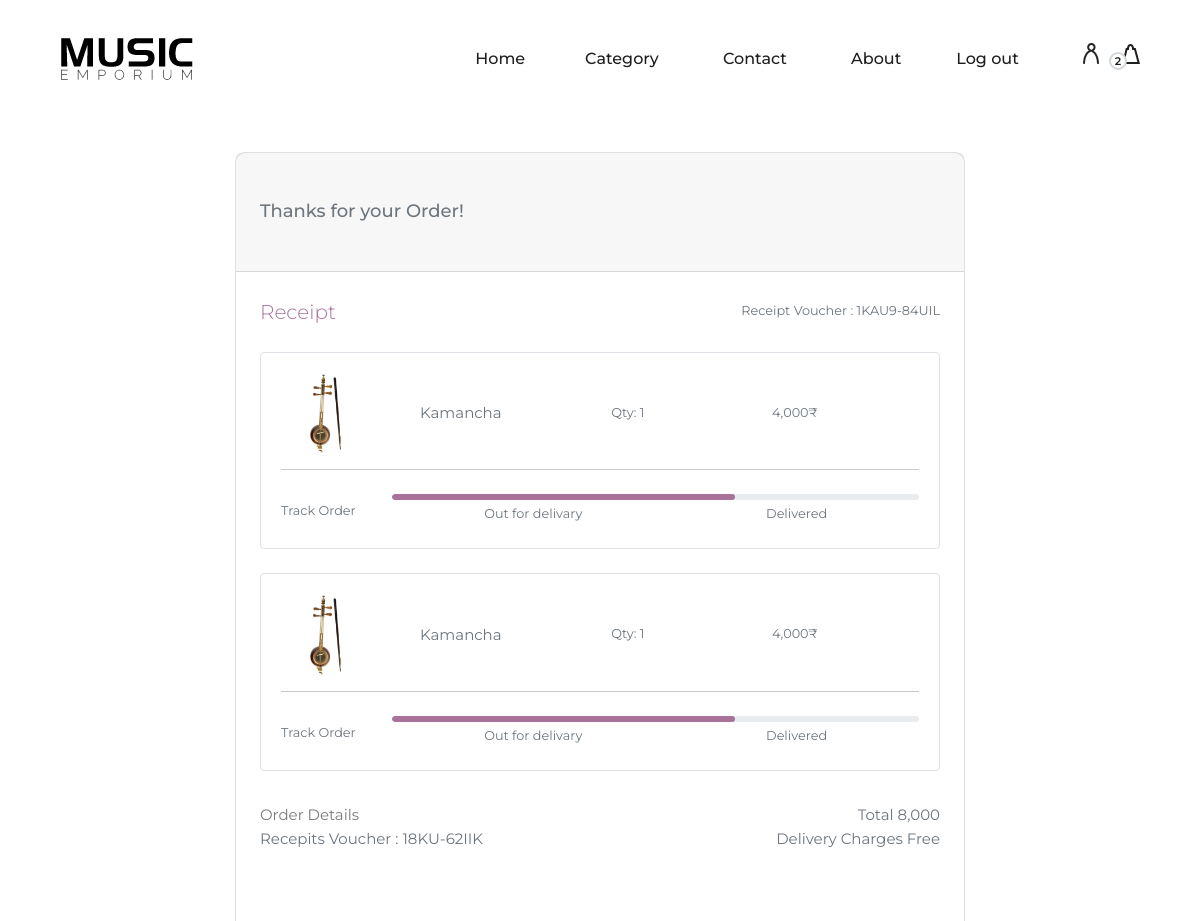
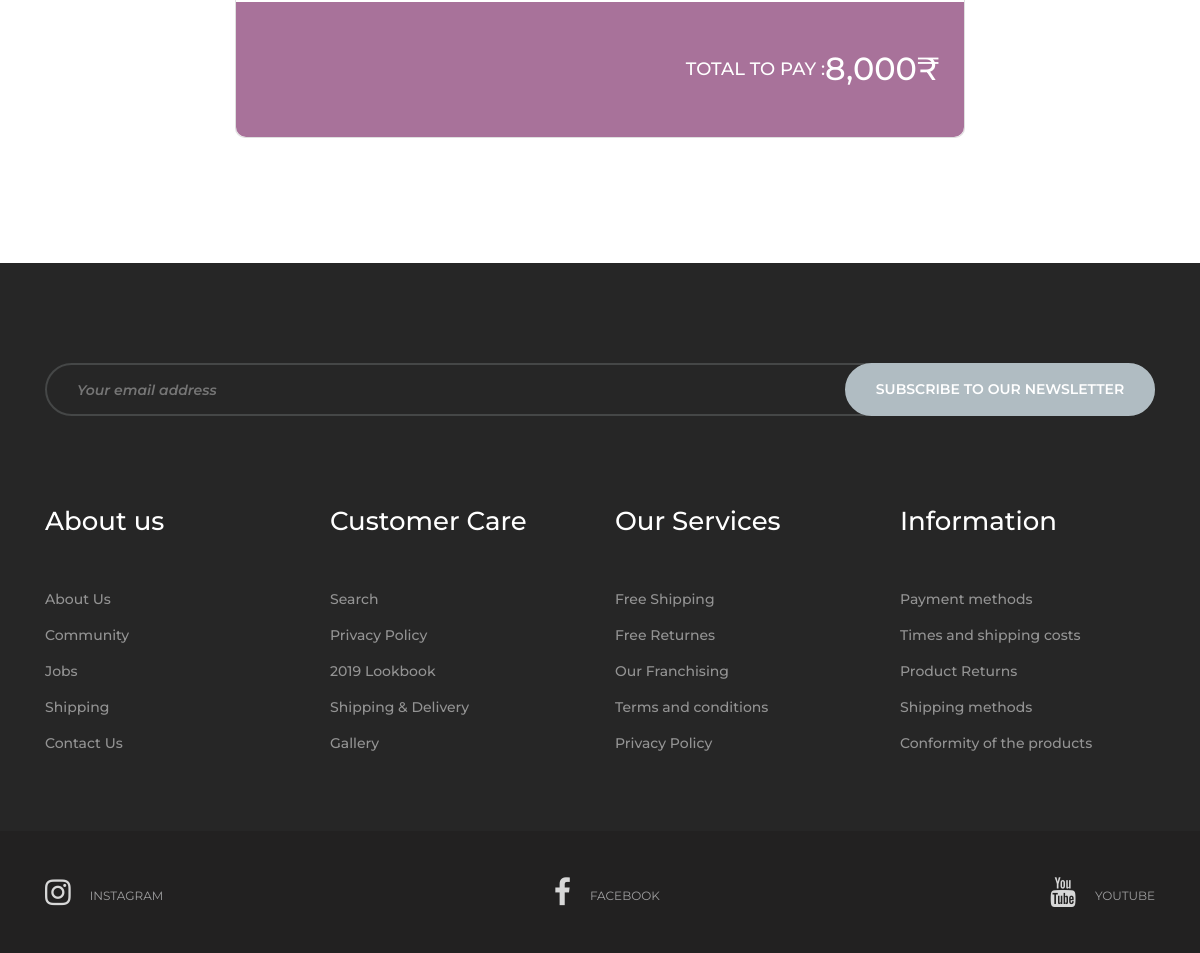
Page /order.php (signed in) on the committed database (2 pictures, top to bottom).
### tables this page shows
CREATE TABLE `orders` (
  `ID` int(20) NOT NULL,
  `cartid` int(11) NOT NULL,
  `userid` int(11) NOT NULL,
  `productid` int(11) NOT NULL,
  `quantity` int(11) NOT NULL,
  `date` timestamp NOT NULL DEFAULT current_timestamp() ON UPDATE current_timestamp(),
  `address` varchar(500) NOT NULL,
  `status` varchar(50) NOT NULL
);

CREATE TABLE `product` (
  `id` int(5) NOT NULL,
  `productname` varchar(200) NOT NULL,
  `productimage` varchar(200) NOT NULL,
  `productprice` int(5) NOT NULL,
  `productdesc` varchar(500) NOT NULL,
  `categoryid` int(11) NOT NULL
);

### order.php (the view, shortened to what this page needs)
<!DOCTYPE html>
<html lang="en">
<head>
    <?php
    include("./common/style.php")
    ?>
</head>
<body>
    <?php
    include("./common/header.php");
    $p=0;
    ?>
    <section class="h-100 gradient-custom" style="margin-bottom: 280px;">
        <div class="container py-5 h-100">
            <div class="row d-flex justify-content-center align-items-center h-100">
                <div class="col-lg-10 col-xl-8">
                    <div class="card" style="border-radius: 10px;">
                        <div class="card-header px-4 py-5">
                            <h5 class="text-muted mb-0">Thanks for your Order<span style="color: #a8729a;"></span>!</h5>
                        </div>
                        <div class="card-body p-4">
                            <div class="d-flex justify-content-between align-items-center mb-4">
                                <p class="lead fw-normal mb-0" style="color: #a8729a;">Receipt</p>
                                <p class="small text-muted mb-0">Receipt Voucher : 1KAU9-84UIL</p>
                            </div>
                            <?php
                            include("./include/config.php");
                            $qry = "SELECT * FROM orders WHERE status='active' AND userid='" . $_SESSION['loginid'] . "'";
                            $res = mysqli_query($conn, $qry);
                            while ($row = mysqli_fetch_assoc($res)) {
                                $subqry = "SELECT * FROM product WHERE id='" . $row['productid'] . "'";
                                $subres = mysqli_query($conn, $subqry);
                                $subrow = mysqli_fetch_assoc($subres);
                            ?>
                                <div class="card shadow-0 border mb-4">
                                    <div class="card-body">
                                        <div class="row">
                                            <div class="col-md-2">
                                                <img src="./image/product/<?php echo $subrow['productimage'] ?>" class="img-fluid" alt="Phone">
                                            </div>
                                            <div class="col-md-3 text-center d-flex justify-content-center align-items-center">
                                                <p class="text-muted mb-0"><?php echo $subrow['productname'] ?></p>
                                            </div>
                                            <div class="col-md-3 text-center d-flex justify-content-center align-items-center">
                                                <p class="text-muted mb-0 small">Qty: <?php echo $row['quantity'] ?></p>
                                            </div>
                                            <div class="col-md-3 text-center d-flex justify-content-center align-items-center">
                                                <p class="text-muted mb-0 small"><?php echo number_format($subrow['productprice']) ?>₹</p>
                                            </div>
                                        </div>
                                        <hr class="mb-4" style="background-color: #e0e0e0; opacity: 1;">
                                        <div class="row d-flex align-items-center">
                                            <div class="col-md-2">
                                                <p class="text-muted mb-0 small">Track Order</p>
                                            </div>
                                            <div class="col-md-10">
                                                <div class="progress" style="height: 6px; border-radius: 16px;">
                                                    <div class="progress-bar" role="progressbar" style="width: 65%; border-radius: 16px; background-color: #a8729a;" aria-valuenow="65" aria-valuemin="0" aria-valuemax="100"></div>
                                                </div>
                                                <div class="d-flex justify-content-around mb-1">
                                                    <p class="text-muted mt-1 mb-0 small ms-xl-5">Out for delivary</p>
                                                    <p class="text-muted mt-1 mb-0 small ms-xl-5">Delivered</p>
                                                </div>
                                            </div>
                                        </div>
                                    </div>
                                </div>
                            <?php
                            $p+=$subrow['productprice'];
                            }
                            ?>
                            <div class="d-flex justify-content-between pt-2">
                                <p class="fw-bold mb-0">Order Details</p>
                                <p class="text-muted mb-0"><span class="fw-bold me-4">Total </span><?php echo number_format($p); ?></p>
                            </div>
                            <div class="d-flex justify-content-between mb-5">
                                <p class="text-muted mb-0">Recepits Voucher : 18KU-62IIK</p>
                                <p class="text-muted mb-0"><span class="fw-bold me-4">Delivery Charges</span> Free</p>
                            </div>
                        </div>
                        <div class="card-footer border-0 px-4 py-5" style="background-color: #a8729a; border-bottom-left-radius: 10px; border-bottom-right-radius: 10px;">
                            <h5 class="d-flex align-items-center justify-content-end text-white text-uppercase mb-0">Total to
                                pay :  <span class="h2 mb-0 ms-2"><?php echo number_format($p) ?>₹</span></h5>
                        </div>
                    </div>
                </div>
            </div>
        </div>
    </section>
    <?php
    include("./common/footer.php")
    ?>
</body>
</html>

### css/style.css (style rules this page uses)
html, body { height: 100%; font-family: "Montserrat", sans-serif; -webkit-font-smoothing: antialiased; font-smoothing: antialiased; background: none; }
h1, h2, h3, h4, h5, h6 { margin: 0; color: #111111; font-weight: 500; font-family: "Montserrat", sans-serif; }
h5 { font-size: 18px; }
p { font-size: 15px; color: #7b7b7b; font-weight: 400; line-height: 1.6; font-family: "Montserrat", sans-serif; margin: 0 0 15px 0; }
img { max-width: 100%; }
.text-white h1, .text-white h2, .text-white h3, .text-white h4, .text-white h5, .text-white h6, .text-white p, .text-white span, .text-white li, .text-white a { color: #fff; }

### rows in the picture
orders: productid.productimage (picture), productid.productname "Kamancha", quantity "1", productid.productprice "4,000"
orders: productid.productimage (picture), productid.productname "Kamancha", quantity "1", productid.productprice "4,000"

### other values in the picture
$p "8,000"
